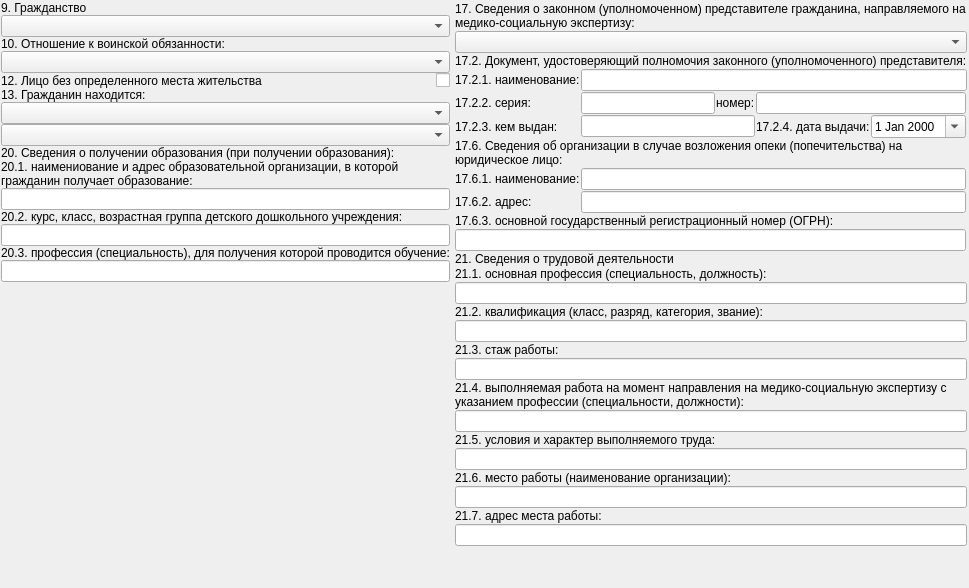
          <widget class="QWidget" name="tabClientData">
           <attribute name="title">
            <string>&amp;Данные о пациенте</string>
           </attribute>
           <layout class="QGridLayout" name="gridLayout_25">
            <property name="leftMargin">
             <number>1</number>
            </property>
            <property name="topMargin">
             <number>1</number>
            </property>
            <property name="rightMargin">
             <number>1</number>
            </property>
            <property name="bottomMargin">
             <number>1</number>
            </property>
            <property name="spacing">
             <number>1</number>
            </property>
            <item row="0" column="0">
             <layout class="QGridLayout" name="gridLayout_24">
              <property name="spacing">
               <number>4</number>
              </property>
              <item row="0" column="0">
               <layout class="QGridLayout" name="gridLayout_23">
                <property name="spacing">
                 <number>0</number>
                </property>
                <item row="4" column="0">
                 <widget class="QLabel" name="lblClientNoFixedPlaceResidence">
                  <property name="text">
                   <string>12. Лицо без определенного места жительства</string>
                  </property>
                 </widget>
                </item>
                <item row="4" column="1">
                 <widget class="QCheckBox" name="chkClientNoFixedPlaceResidence">
                  <property name="sizePolicy">
                   <sizepolicy hsizetype="Fixed" vsizetype="Fixed">
                    <horstretch>0</horstretch>
                    <verstretch>0</verstretch>
                   </sizepolicy>
                  </property>
                  <property name="layoutDirection">
                   <enum>Qt::RightToLeft</enum>
                  </property>
                  <property name="text">
                   <string/>
                  </property>
                 </widget>
                </item>
                <item row="3" column="0" colspan="2">
                 <widget class="CStrComboBox" name="cmbClientMilitaryDuty"/>
                </item>
                <item row="1" column="0" colspan="2">
                 <widget class="CStrComboBox" name="cmbClientCitizenship"/>
                </item>
                <item row="0" column="0" colspan="2">
                 <widget class="QLabel" name="lblClientCitizenship">
                  <property name="text">
                   <string>9. Гражданство</string>
                  </property>
                 </widget>
                </item>
                <item row="6" column="0" colspan="2">
                 <widget class="CStrComboBox" name="cmbClientIsLocated"/>
                </item>
                <item row="7" column="0" colspan="2">
                 <widget class="COrgComboBoxEx" name="cmbClientIsLocatedOrg"/>
                </item>
                <item row="10" column="0" colspan="2">
                 <widget class="QLineEdit" name="edtClientEducationOrg"/>
                </item>
                <item row="12" column="0" colspan="2">
                 <widget class="QLineEdit" name="edtClientEducationCourse"/>
                </item>
                <item row="14" column="0" colspan="2">
                 <widget class="QLineEdit" name="edtClientEducationSpecialty"/>
                </item>
                <item row="13" column="0" colspan="2">
                 <widget class="QLabel" name="lblClientEducationSpecialty">
                  <property name="text">
                   <string>20.3. профессия (специальность), для получения которой проводится обучение:</string>
                  </property>
                 </widget>
                </item>
                <item row="11" column="0" colspan="2">
                 <widget class="QLabel" name="lblClientEducationCourse">
                  <property name="text">
                   <string>20.2. курс, класс, возрастная группа детского дошкольного учреждения:</string>
                  </property>
                 </widget>
                </item>
                <item row="9" column="0" colspan="2">
                 <widget class="QLabel" name="lblClientEducationOrg">
                  <property name="text">
                   <string>20.1. наимениование и адрес образовательной организации, в которой гражданин получает образование:</string>
                  </property>
                  <property name="wordWrap">
                   <bool>true</bool>
                  </property>
                 </widget>
                </item>
                <item row="8" column="0" colspan="2">
                 <widget class="QLabel" name="lblClientEducation">
                  <property name="text">
                   <string>20. Сведения о получении образования (при получении образования):</string>
                  </property>
                 </widget>
                </item>
                <item row="5" column="0" colspan="2">
                 <widget class="QLabel" name="lblClientIsLocated">
                  <property name="text">
                   <string>13. Гражданин находится:</string>
                  </property>
                 </widget>
                </item>
                <item row="2" column="0" colspan="2">
                 <widget class="QLabel" name="lblClientMilitaryDuty">
                  <property name="text">
                   <string>10. Отношение к воинской обязанности:</string>
                  </property>
                 </widget>
                </item>
                <item row="15" column="0" colspan="2">
                 <spacer name="verticalSpacer">
                  <property name="orientation">
                   <enum>Qt::Vertical</enum>
                  </property>
                  <property name="sizeHint" stdset="0">
                   <size>
                    <width>20</width>
                    <height>40</height>
                   </size>
                  </property>
                 </spacer>
                </item>
               </layout>
              </item>
              <item row="0" column="1">
               <layout class="QGridLayout" name="gridLayout_22">
                <property name="leftMargin">
                 <number>1</number>
                </property>
                <property name="topMargin">
                 <number>1</number>
                </property>
                <property name="rightMargin">
                 <number>1</number>
                </property>
                <property name="bottomMargin">
                 <number>1</number>
                </property>
                <property name="spacing">
                 <number>1</number>
                </property>
                <item row="24" column="0" colspan="6">
                 <widget class="QLineEdit" name="edtPatronWorkPlaceOrg"/>
                </item>
                <item row="13" column="0" colspan="6">
                 <widget class="QLabel" name="lblPatronSpecialty">
                  <property name="text">
                   <string>21.1. основная профессия (специальность, должность):</string>
                  </property>
                 </widget>
                </item>
                <item row="25" column="0" colspan="6">
                 <widget class="QLabel" name="lblPatronWorkPlaceAddress">
                  <property name="text">
                   <string>21.7. адрес места работы:</string>
                  </property>
                 </widget>
                </item>
                <item row="18" column="0" colspan="6">
                 <widget class="QLineEdit" name="edtPatronWorkExperience"/>
                </item>
                <item row="0" column="0" colspan="6">
                 <widget class="QLabel" name="lblClientRelationRepresentative">
                  <property name="text">
                   <string>17. Сведения о законном (уполномоченном) представителе гражданина, направляемого на медико-социальную экспертизу:</string>
                  </property>
                  <property name="wordWrap">
                   <bool>true</bool>
                  </property>
                 </widget>
                </item>
                <item row="5" column="0">
                 <widget class="QLabel" name="lblRepresentativeDocumentOrigin">
                  <property name="text">
                   <string>17.2.3. кем выдан:</string>
                  </property>
                 </widget>
                </item>
                <item row="26" column="0" colspan="6">
                 <widget class="QLineEdit" name="edtPatronWorkPlaceAddress"/>
                </item>
                <item row="4" column="0">
                 <widget class="QLabel" name="lblRepresentativeDocumentSeria">
                  <property name="text">
                   <string>17.2.2. серия:</string>
                  </property>
                 </widget>
                </item>
                <item row="4" column="1">
                 <widget class="QLineEdit" name="edtRepresentativeDocumentSeria"/>
                </item>
                <item row="4" column="2">
                 <widget class="QLabel" name="lblRepresentativeDocumentNumber">
                  <property name="text">
                   <string>номер:</string>
                  </property>
                 </widget>
                </item>
                <item row="3" column="1" colspan="5">
                 <widget class="QLineEdit" name="edtRepresentativeDocumentName"/>
                </item>
                <item row="8" column="0">
                 <widget class="QLabel" name="lblRepresentativeOrgName">
                  <property name="text">
                   <string>17.6.1. наименование:</string>
                  </property>
                 </widget>
                </item>
                <item row="9" column="0">
                 <widget class="QLabel" name="lblRepresentativeOrgAdress">
                  <property name="text">
                   <string>17.6.2. адрес:</string>
                  </property>
                 </widget>
                </item>
                <item row="17" column="0" colspan="6">
                 <widget class="QLabel" name="lblPatronWorkExperience">
                  <property name="text">
                   <string>21.3. стаж работы:</string>
                  </property>
                 </widget>
                </item>
                <item row="20" column="0" colspan="6">
                 <widget class="QLineEdit" name="edtPatronWorkActive"/>
                </item>
                <item row="3" column="0">
                 <widget class="QLabel" name="lblRepresentativeDocumentName">
                  <property name="text">
                   <string>17.2.1. наименование:</string>
                  </property>
                 </widget>
                </item>
                <item row="1" column="0" colspan="6">
                 <widget class="CClientRelationComboBoxPatron" name="cmbClientRelationRepresentative"/>
                </item>
                <item row="15" column="0" colspan="6">
                 <widget class="QLabel" name="lblPatronQualification">
                  <property name="text">
                   <string>21.2. квалификация (класс, разряд, категория, звание):</string>
                  </property>
                 </widget>
                </item>
                <item row="22" column="0" colspan="6">
                 <widget class="QLineEdit" name="edtPatronWorkConditions"/>
                </item>
                <item row="12" column="0" colspan="6">
                 <widget class="QLabel" name="lblPatronWork">
                  <property name="text">
                   <string>21. Сведения о трудовой деятельности</string>
                  </property>
                 </widget>
                </item>
                <item row="19" column="0" colspan="6">
                 <widget class="QLabel" name="lblPatronWorkActive">
                  <property name="text">
                   <string>21.4. выполняемая работа на момент направления на медико-социальную экспертизу с указанием профессии (специальности, должности):</string>
                  </property>
                  <property name="wordWrap">
                   <bool>true</bool>
                  </property>
                 </widget>
                </item>
                <item row="23" column="0" colspan="6">
                 <widget class="QLabel" name="lblPatronWorkPlaceOrg">
                  <property name="text">
                   <string>21.6. место работы (наименование организации):</string>
                  </property>
                 </widget>
                </item>
                <item row="21" column="0" colspan="6">
                 <widget class="QLabel" name="lblPatronWorkConditions">
                  <property name="text">
                   <string>21.5. условия и характер выполняемого труда:</string>
                  </property>
                 </widget>
                </item>
                <item row="14" column="0" colspan="6">
                 <widget class="QLineEdit" name="edtPatronSpecialty"/>
                </item>
                <item row="2" column="0" colspan="6">
                 <widget class="QLabel" name="lblRepresentativeDocument">
                  <property name="text">
                   <string>17.2. Документ, удостоверяющий полномочия законного (уполномоченного) представителя:</string>
                  </property>
                 </widget>
                </item>
                <item row="16" column="0" colspan="6">
                 <widget class="QLineEdit" name="edtPatronQualification"/>
                </item>
                <item row="5" column="1" colspan="2">
                 <widget class="QLineEdit" name="edtRepresentativeDocumentOrigin"/>
                </item>
                <item row="5" column="3">
                 <widget class="QLabel" name="lblRepresentativeDocumentDate">
                  <property name="sizePolicy">
                   <sizepolicy hsizetype="Fixed" vsizetype="Preferred">
                    <horstretch>0</horstretch>
                    <verstretch>0</verstretch>
                   </sizepolicy>
                  </property>
                  <property name="text">
                   <string>17.2.4. дата выдачи:</string>
                  </property>
                 </widget>
                </item>
                <item row="5" column="4">
                 <widget class="CDateEdit" name="edtRepresentativeDocumentDate">
                  <property name="sizePolicy">
                   <sizepolicy hsizetype="Fixed" vsizetype="Fixed">
                    <horstretch>0</horstretch>
                    <verstretch>0</verstretch>
                   </sizepolicy>
                  </property>
                  <property name="calendarPopup">
                   <bool>true</bool>
                  </property>
                 </widget>
                </item>
                <item row="4" column="3" colspan="2">
                 <widget class="QLineEdit" name="edtRepresentativeDocumentNumber"/>
                </item>
                <item row="7" column="0" colspan="5">
                 <widget class="QLabel" name="lblRepresentativeOrg">
                  <property name="text">
                   <string>17.6. Сведения об организации в случае возложения опеки (попечительства) на юридическое лицо:</string>
                  </property>
                  <property name="wordWrap">
                   <bool>true</bool>
                  </property>
                 </widget>
                </item>
                <item row="8" column="1" colspan="4">
                 <widget class="QLineEdit" name="edtRepresentativeOrgName"/>
                </item>
                <item row="9" column="1" colspan="4">
                 <widget class="QLineEdit" name="edtRepresentativeOrgAddress"/>
                </item>
                <item row="10" column="0" colspan="5">
                 <widget class="QLabel" name="lblRepresentativeOrgOGRN">
                  <property name="text">
                   <string>17.6.3. основной государственный регистрационный номер (ОГРН): </string>
                  </property>
                 </widget>
                </item>
                <item row="11" column="0" colspan="5">
                 <widget class="QLineEdit" name="edtRepresentativeOrgOGRN">
                  <property name="inputMask">
                   <string>999999999999999999999999999999999999999999999999999999999999999999999999999999</string>
                  </property>
                  <property name="maxLength">
                   <number>78</number>
                  </property>
                 </widget>
                </item>
               </layout>
              </item>
              <item row="1" column="1">
               <spacer name="verticalSpacer_6">
                <property name="orientation">
                 <enum>Qt::Vertical</enum>
                </property>
                <property name="sizeHint" stdset="0">
                 <size>
                  <width>20</width>
                  <height>40</height>
                 </size>
                </property>
               </spacer>
              </item>
             </layout>
            </item>
           </layout>
          </widget>
